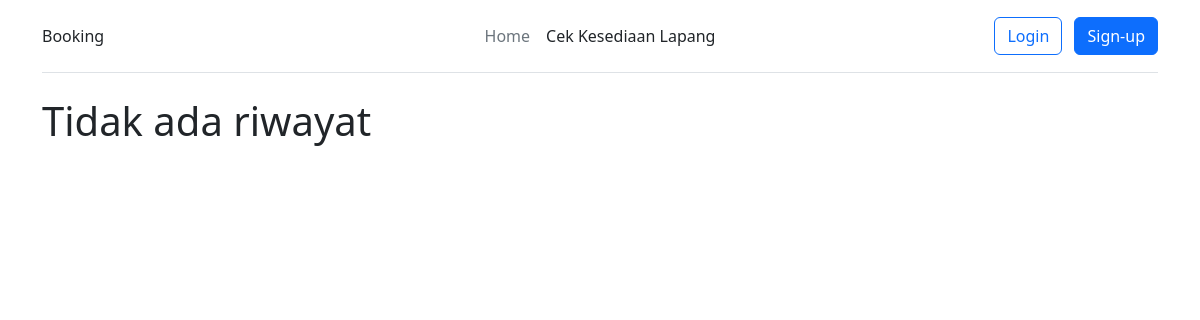
Before: /riwayat-pesanan.php with the older database file.
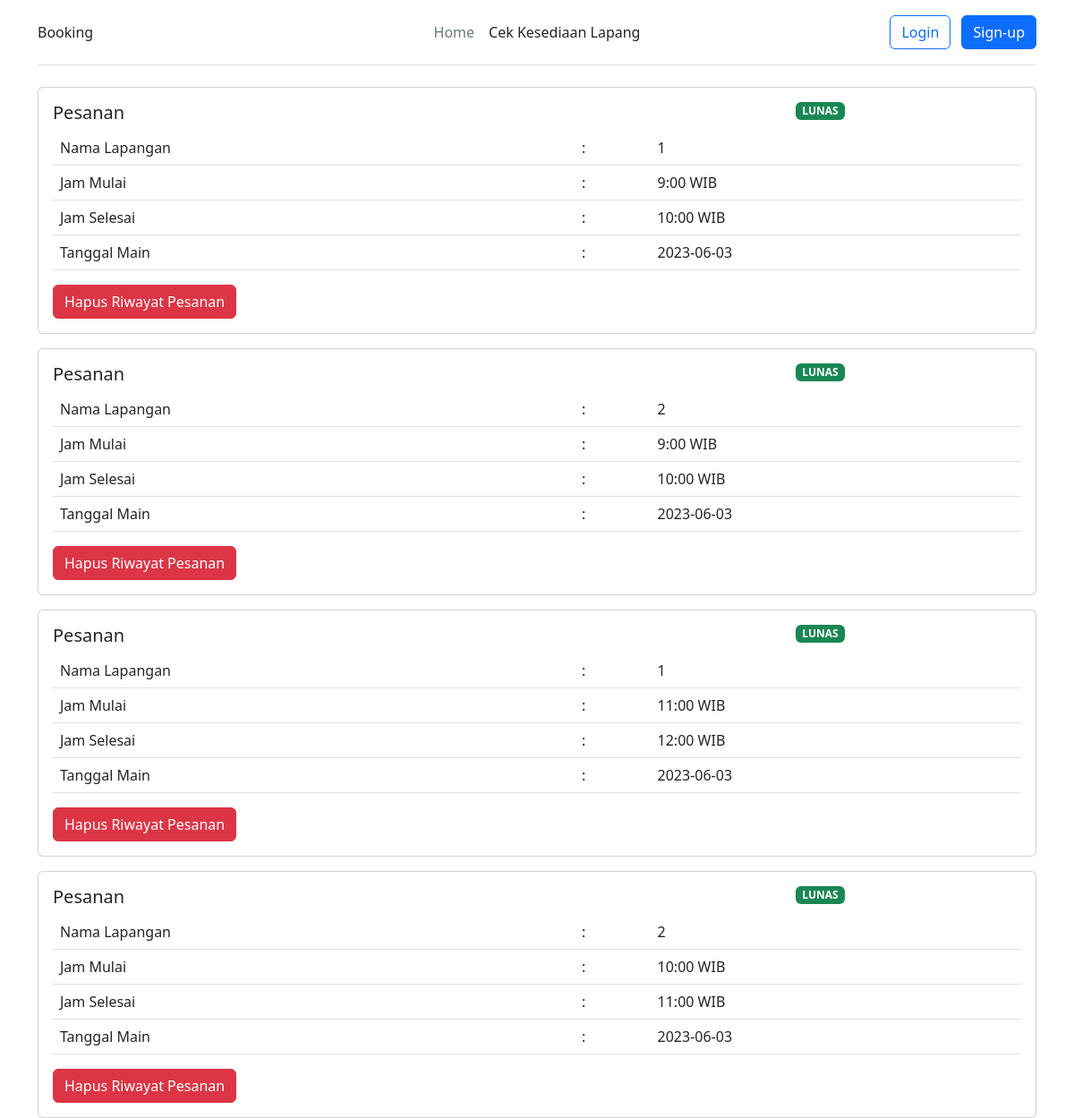
After: the same page with the newer database file.
### tables this page shows
CREATE TABLE `pemesanan` (
  `id` int(11) NOT NULL,
  `id_lapangan` int(11) NOT NULL,
  `id_user` int(11) NOT NULL,
  `tanggal` date NOT NULL,
  `waktu` int(11) NOT NULL,
  `status` varchar(50) NOT NULL,
  `expired` timestamp NOT NULL DEFAULT current_timestamp() ON UPDATE current_timestamp()
);

### riwayat-pesanan.php (the view, shortened to what this page needs)
<?php
require_once('config.php');
$id = $_SESSION['id'];
$query = "SELECT * FROM pemesanan WHERE id_user = '$id' AND NOT status='MENUNGGU PEMBAYARAN'";
$result = mysqli_query($conn, $query);
require_once('components/head.php');
require_once('components/nav.php');
?>
<div class="container">
    <?php if(mysqli_num_rows($result)==0) : ?>
        <h1>Tidak ada riwayat</h1>
    <?php endif?>
    <?php while($row = mysqli_fetch_assoc($result)) :?>
        <?php
            if($row['status'] == "MENUNGGU PEMBAYARAN"){
                $status = 'bg-primary';
            }else if($row['status'] == "LUNAS"){
                $status = 'bg-success';
            }else if($row['status'] == "MENUNGGU VALIDASI"){
                $status = 'bg-warning';
            }else{
                $status = 'bg-danger';
            }
        ?>
        <div class="card mt-3">
            <div class="card-body">
                <div class="row">
                    <div class="col-sm-9">
                        <h5 class="card-title">Pesanan</h5>
                    </div>
                    <div class="col-sm-3">
                        <span class="badge <?=$status?>"><?= $row['status'] ?></span>
                    </div>
                </div>
                <div class="row">
                    <div class="col-sm-12">
                    <table class="table table-responsive">
                    <tr>
                        <td>Nama Lapangan</td>
                        <td>:</td>
                        <td><?= $row['id_lapangan'] ?></td>
                    </tr>
                    <tr>
                        <td>Jam Mulai</td>
                        <td>:</td>
                        <td><?= $row['waktu']+8 ?>:00  WIB</td>
                    </tr>
                    <tr>
                        <td>Jam Selesai</td>
                        <td>:</td>
                        <td><?= $row['waktu']+9 ?>:00 WIB</td>
                    </tr>
                    <tr>
                        <td>Tanggal Main</td>
                        <td>:</td>
                        <td><?= $row['tanggal'] ?></td>
                    </tr>
                </table>
                    </div>
                </div>
                    <a id="hapusBtn" onclick="hapusRiwayat(<?= $row['id']?>)" class="btn btn-danger">Hapus Riwayat Pesanan</a>
            </div>
        </div>
    <?php endwhile ?>
</div>

Changed rows visible on the page:
added pemesanan: status "LUNAS", id_lapangan "1", $row['waktu']+8 "9", $row['waktu']+9 "10", tanggal "2023-06-03"
added pemesanan: status "LUNAS", id_lapangan "2", $row['waktu']+8 "9", $row['waktu']+9 "10", tanggal "2023-06-03"
added pemesanan: status "LUNAS", id_lapangan "1", $row['waktu']+8 "11", $row['waktu']+9 "12", tanggal "2023-06-03"
added pemesanan: status "LUNAS", id_lapangan "2", $row['waktu']+8 "10", $row['waktu']+9 "11", tanggal "2023-06-03"
Other visible differences:
text no longer shown: "Tidak ada riwayat"
